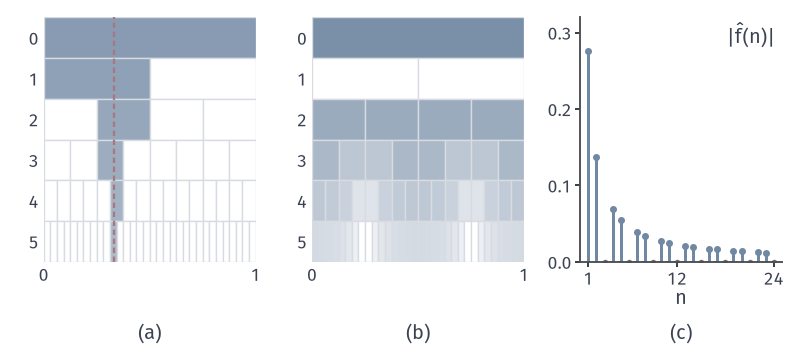

Write Python code to recreate this figure.
from pathlib import Path
import sys
ROOT = next(p for p in Path(__file__).resolve().parents if (p/"build.sh").is_file() and (p/"tex/book.tex").is_file())
sys.path.insert(0, str(ROOT/"figures/00-shared/mathematical-preliminaries-upper/00-shared/comprehension-figures"))
from support import figure, save, BLUE, GREEN, YELLOW, RED, PURPLE, INK, MUTED, GRID, BLUE_FILL, GREEN_FILL, YELLOW_FILL, RED_FILL, PURPLE_FILL
import numpy as np
# (a) |d_{j,k}| of f=1_[1/3,1): -2^{-j/2}/3 on the interval containing 1/3; (b) of g=sin(2 pi x): d=-2^{j/2}(2/pi)cos(2 pi m)sin^2(pi 2^{-j-1}); (c) Fourier |c_n|=|sin(pi n/3)|/(pi n) of f.
# Tile shade: log10|d| linearly from -3 (white) to 0 (BLUE).
import matplotlib.colors as mc
from matplotlib.patches import Rectangle
fig, axes = figure(width_mm=112, height_mm=50, ncols=3, gridspec_kw={'width_ratios':[1,1,.95]})
fig.set_layout_engine(None)
fig.subplots_adjust(left=.055, right=.985, top=.95, bottom=.26, wspace=.27)
c0=np.array(mc.to_rgb('#FFFFFF')); c1=np.array(mc.to_rgb(BLUE))
def shade(a):
    if a<1e-12: return (1,1,1)
    t=np.clip((np.log10(a)+3)/3,0,1)
    return tuple(c0+(c1-c0)*t)
Jmax=6
def tiles(ax,fun):
    for j in range(Jmax):
        n=2**j
        for k in range(n):
            ax.add_patch(Rectangle((k/n,j),1/n,1,facecolor=shade(abs(fun(j,k))),edgecolor=GRID,lw=.55))
    ax.set_xlim(0,1); ax.set_ylim(Jmax,0); ax.set_xticks([0,1]); ax.set_yticks(np.arange(Jmax)+.5); ax.set_yticklabels([str(j) for j in range(Jmax)])
    ax.tick_params(length=0,labelsize=7,pad=2); ax.spines['left'].set_visible(False); ax.spines['bottom'].set_visible(False)
def fd(j,k):
    n=2**j; T=1/3
    return -2**(-j/2)/3 if k/n<=T<(k+1)/n else 0.0
def gd(j,k):
    n=2**j; m=(k+.5)/n
    return -2**(j/2)*(2/np.pi)*np.cos(2*np.pi*m)*np.sin(np.pi/(2*n))**2
tiles(axes[0],fd); tiles(axes[1],gd)
axes[0].axvline(1/3,color=RED,lw=.9,dashes=(2.4,1.6))
ax=axes[2]
n=np.arange(1,25); a=np.abs(np.sin(np.pi*n/3))/(np.pi*n)
nz=a>1e-10
ax.vlines(n[nz],0,a[nz],color=BLUE,lw=1.2); ax.plot(n[nz],a[nz],'o',ms=2.8,color=BLUE,mew=0)
ax.plot(n[~nz],0*n[~nz],'o',ms=2.2,color=MUTED,mew=0)
ax.set_xlim(0,25); ax.set_ylim(0,.32); ax.set_xticks([1,12,24]); ax.set_yticks([0,.1,.2,.3])
ax.set_xlabel('$n$',labelpad=0); ax.text(.97,.98,r'$|\hat f(n)|$',transform=ax.transAxes,ha='right',va='top')
ax.tick_params(labelsize=7,length=2,pad=1.5)
for ax,s in zip(axes,'abc'):
    q=ax.get_position(); fig.text((q.x0+q.x1)/2,.03,'(%s)'%s,ha='center',va='bottom')
save(fig, Path(__file__).resolve().parent, 'figure', {'formula': 'Haar coefficient magnitude on dyadic tiles j<6 for f=1_[1/3,1) and g=sin(2 pi x); log10 shade from -3 to 0; Fourier |hat f(n)|'})
